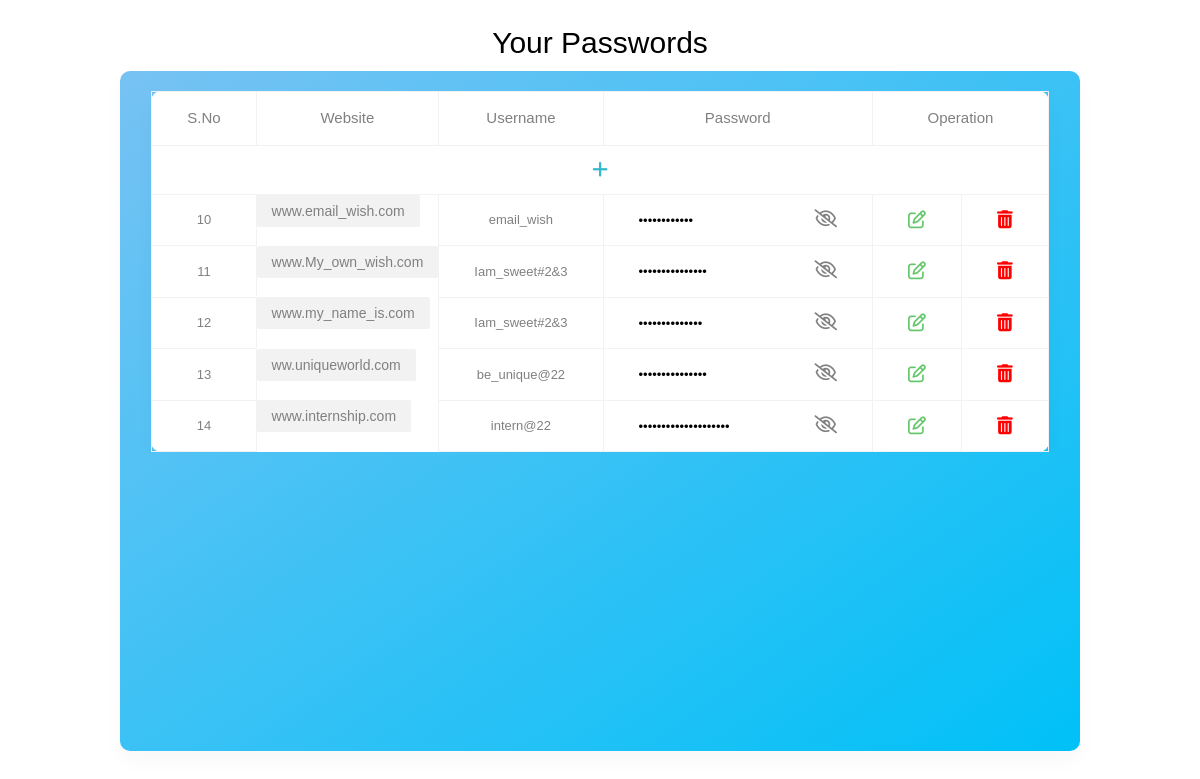
The app's page /display.php, older data.
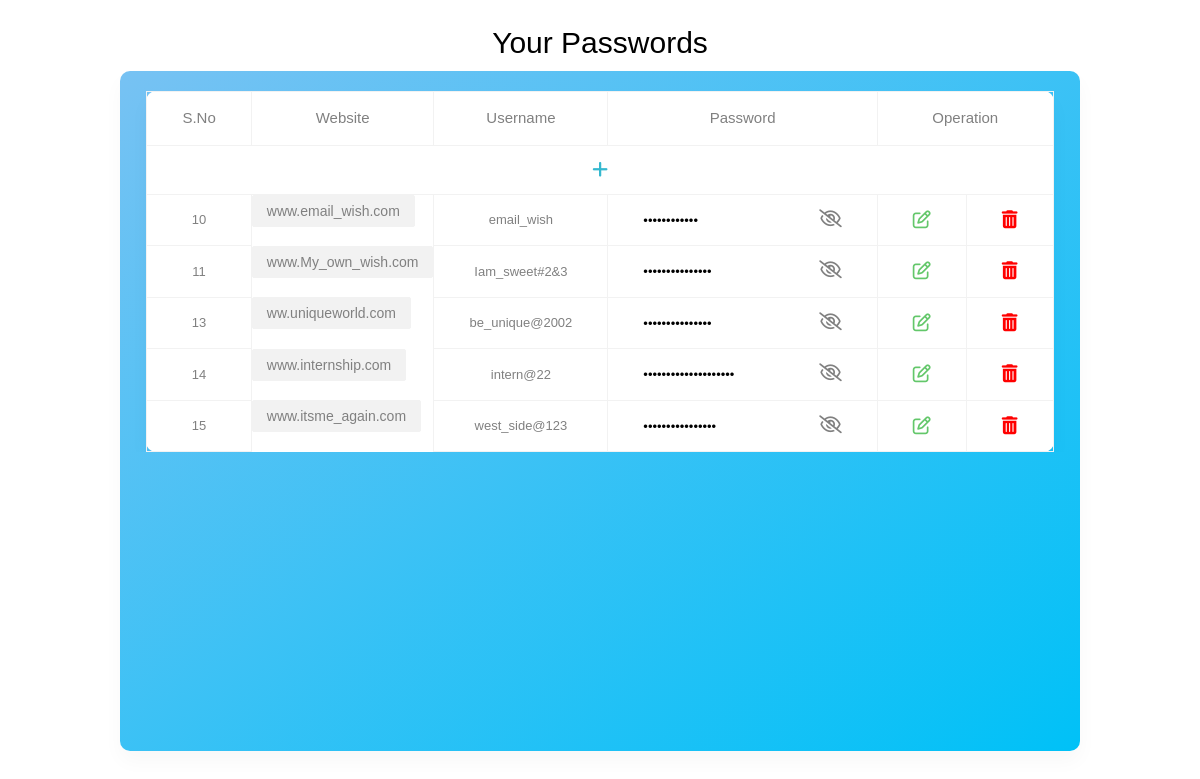
The same page, newer data.
### tables this page shows
CREATE TABLE `password_details` (
  `id` int(200) NOT NULL,
  `username` varchar(100) NOT NULL,
  `password` varchar(50) NOT NULL,
  `website` varchar(60) NOT NULL
);

### display.php (the view, shortened to what this page needs)
<!DOCTYPE html>
<html lang="en">
<head>
    <?php include 'links.php'; ?>
</head>
<body>
    <div class="main-div">
        <h1>Your passwords</h1>
        <div class="center-div">
            <div class="table-responsive">
                <table>
                    <thead>
                        <th>S.no</th>
                        <th>Website</th>
                        <th>Username</th>
                        <th>Password</th>
                        <th colspan="2">Operation</th>
                    </thead>
                    <tbody>
                    <?php
                    include 'conn.php';
                    $select_query = "select * from password_details";
                    $query = mysqli_query($con,$select_query);
                    ?>
                    <tr>
                    <td colspan="6"><a href="insert.php" style="text-decoration:none"><i class="fa fa-plus"></i></a></td>
                    </tr>
                    <?php
                    while($result = mysqli_fetch_assoc($query)){
                    ?>
                        <tr>
                            <td><?php echo $result['id']; ?></td>
                            <td class="web-style"><?php echo $result['website']; ?></td>
                            <td><?php echo $result['username']; ?></td>
                            <td><input class="inp" type="password" name="password" id="password" value="<?php echo $result['password']; ?>" readonly><span><i class="fa fa-eye-slash" aria-hidden="true" id="eye" onclick="toggle()"></i></span></td>
                            <td><a href="update.php?id=<?php echo $result['id'] ?>"><i class="fa fa-edit"></i></a></td>
                            <td><a href="delete.php?id=<?php echo $result['id'] ?>"><i class="fa fa-trash"></i></a></td>
                        </tr>
                    <?php
                    }
                    ?>
                    </tbody>
                </table>
            </div>
        </div>
    </div>
</body>
</html>

### links.php (shortened to what this page needs)
<link rel="stylesheet" href="https://cdn.jsdelivr.net/npm/bootstrap@4.6.1/dist/css/bootstrap.min.css">
<link rel="stylesheet" href="path/to/font-awesome/css/font-awesome.min.css">

Row changes from the older to the newer data that the page shows:
removed password_details: id "12", website "www.my_name_is.com", username "Iam_sweet#2&3"
changed password_details "ww.uniqueworld.com": username "be_unique@22" → "be_unique@2002"
added password_details: id "15", website "www.itsme_again.com", username "west_side@123"
